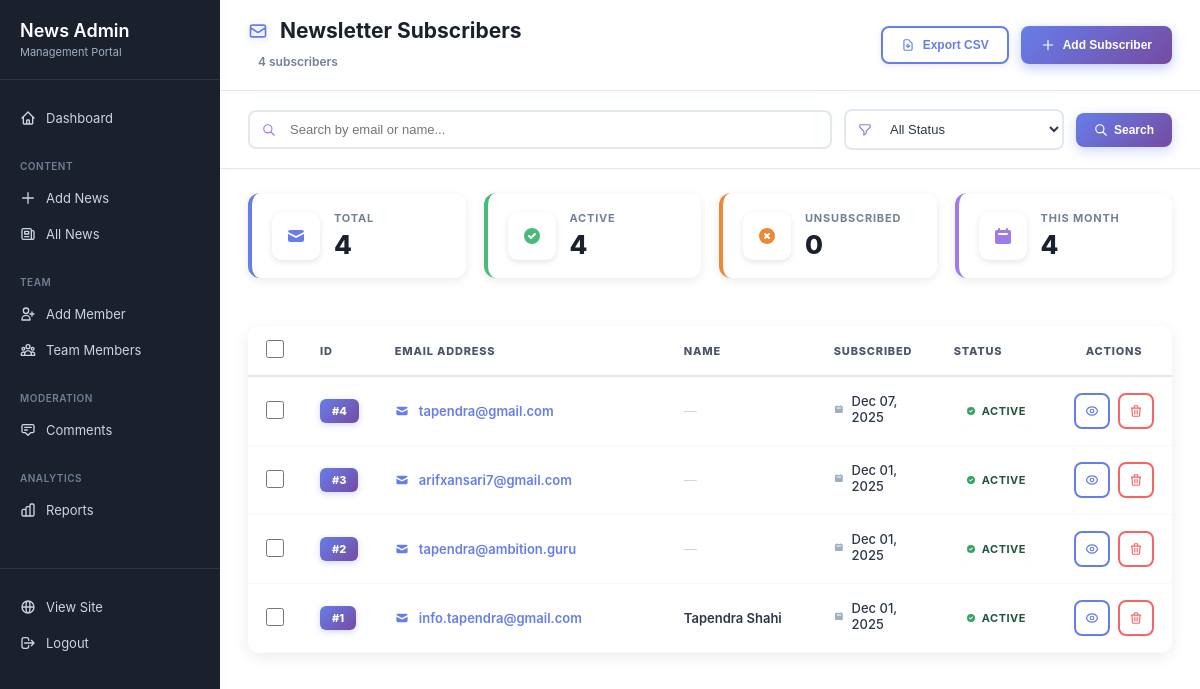
Page /custom-admin/subscribers/ (signed in) on the earlier database version.
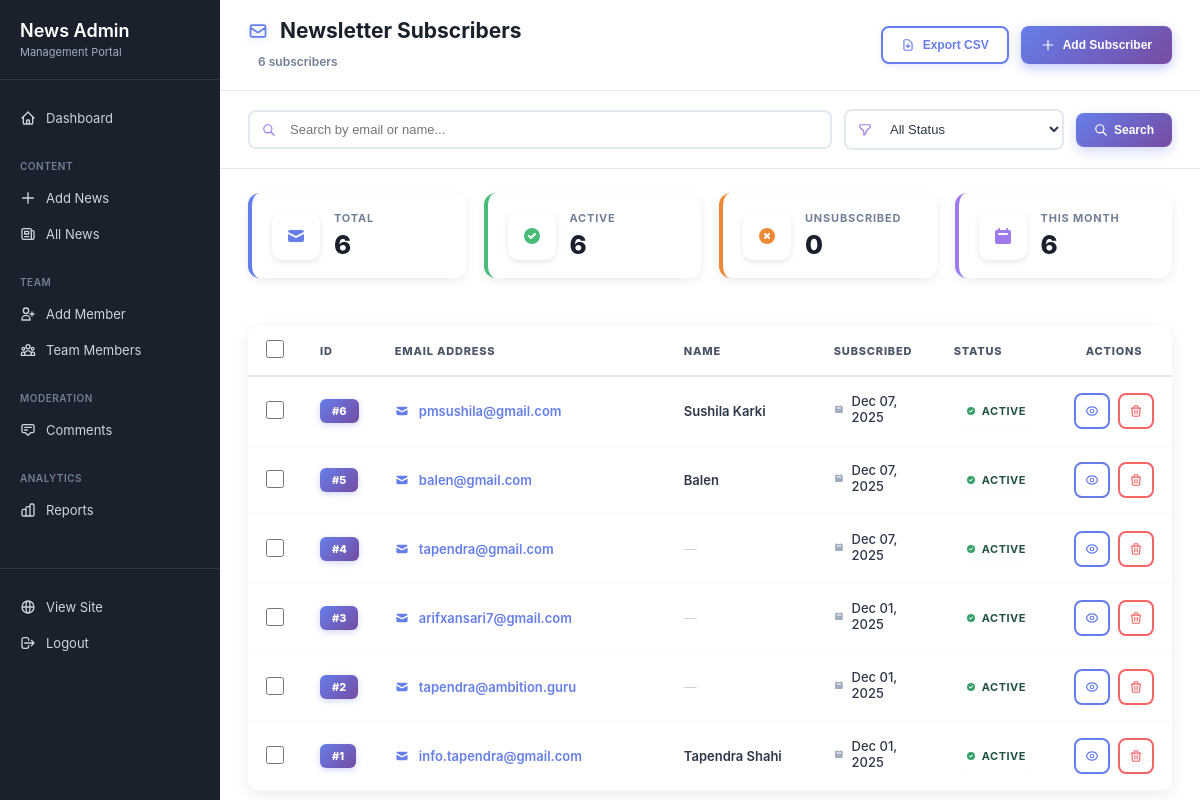
Same page on the later database version.
### news/models.py (models this page shows, shortened)
class Subscriber(models.Model):
    email = models.EmailField(unique=True)
    name = models.CharField(max_length=100, blank=True)
    is_active = models.BooleanField(default=True, help_text="Whether subscriber is active")
    subscribed_at = models.DateTimeField(auto_now_add=True)
    unsubscribed_at = models.DateTimeField(null=True, blank=True)
    class Meta:
        ordering = ['-subscribed_at']
        verbose_name = 'Subscriber'
        verbose_name_plural = 'Subscribers'

### news/admin_views.py (the view, shortened to what this page needs)
# urls.py: path('subscribers/', admin_views.admin_subscribers, name='subscribers'),
@staff_member_required
def admin_subscribers(request):
    search = request.GET.get('search', '')
    status = request.GET.get('status', '')
    subscribers = Subscriber.objects.all()
    if search:
        subscribers = subscribers.filter(
            Q(email__icontains=search) | Q(name__icontains=search)
        )
    if status == 'active':
        subscribers = subscribers.filter(is_active=True)
    elif status == 'unsubscribed':
        subscribers = subscribers.filter(is_active=False)
    total_subscribers = Subscriber.objects.count()
    active_subscribers = Subscriber.objects.filter(is_active=True).count()
    unsubscribed_count = Subscriber.objects.filter(is_active=False).count()
    first_of_month = timezone.now().replace(day=1, hour=0, minute=0, second=0, microsecond=0)
    new_this_month = Subscriber.objects.filter(subscribed_at__gte=first_of_month).count()
    context = {
        'subscribers': subscribers,
        'search': search,
        'status': status,
        'total_subscribers': total_subscribers,
        'active_subscribers': active_subscribers,
        'unsubscribed_count': unsubscribed_count,
        'new_this_month': new_this_month,
    }
    return render(request, 'admin/subscribers.html', context)

### news/templates/admin/subscribers.html (shortened to what this page needs)
{% extends 'admin/base_custom.html' %}
{% block content %}
<div class="subscribers-wrapper">
    <div class="list-header">
        <div class="header-info">
            <h1>
                <svg width="20" height="20" fill="none" stroke="currentColor" viewBox="0 0 24 24">
                    <path stroke-linecap="round" stroke-linejoin="round" stroke-width="2" d="M3 8l7.89 5.26a2 2 0 002.22 0L21 8M5 19h14a2 2 0 002-2V7a2 2 0 00-2-2H5a2 2 0 00-2 2v10a2 2 0 002 2z"/>
                </svg>
                Newsletter Subscribers
            </h1>
            <p class="header-count">{{ subscribers.count }} subscriber{{ subscribers.count|pluralize }}</p>
        </div>
        <div class="header-actions">
            <button class="btn-export" onclick="exportSubscribers()">
                <svg width="14" height="14" fill="none" stroke="currentColor" viewBox="0 0 24 24">
                    <path stroke-linecap="round" stroke-linejoin="round" stroke-width="2" d="M12 10v6m0 0l-3-3m3 3l3-3m2 8H7a2 2 0 01-2-2V5a2 2 0 012-2h5.586a1 1 0 01.707.293l5.414 5.414a1 1 0 01.293.707V19a2 2 0 01-2 2z"/>
                </svg>
                Export CSV
            </button>
            <button class="btn-primary" onclick="showAddModal()">
                <svg width="14" height="14" fill="none" stroke="currentColor" viewBox="0 0 24 24">
                    <path stroke-linecap="round" stroke-linejoin="round" stroke-width="2" d="M12 4v16m8-8H4"/>
                </svg>
                Add Subscriber
            </button>
        </div>
    </div>
    <div class="filters-bar">
        <form method="get" class="filters-form">
            <div class="filter-group">
                <input type="text" name="search" class="filter-input" placeholder="Search by email or name..." value="{{ search }}">
            </div>
            <div class="filter-group" style="max-width: 180px;">
                <select name="status" class="filter-select" onchange="this.form.submit()">
                    <option value="">All Status</option>
                </select>
            </div>
            <button type="submit" class="btn-filter">
                <svg width="14" height="14" fill="none" stroke="currentColor" viewBox="0 0 24 24">
                    <path stroke-linecap="round" stroke-linejoin="round" stroke-width="2" d="M21 21l-6-6m2-5a7 7 0 11-14 0 7 7 0 0114 0z"/>
                </svg>
                Search
            </button>
        </form>
    </div>
    <div class="stats-row">
        <div class="stat-mini stat-blue">
            <div class="stat-mini-icon">
                <svg width="20" height="20" fill="currentColor" viewBox="0 0 20 20">
                    <path d="M2.003 5.884L10 9.882l7.997-3.998A2 2 0 0016 4H4a2 2 0 00-1.997 1.884z"/>
                    <path d="M18 8.118l-8 4-8-4V14a2 2 0 002 2h12a2 2 0 002-2V8.118z"/>
                </svg>
            </div>
            <div class="stat-mini-content">
                <div class="stat-mini-label">Total</div>
                <div class="stat-mini-value">{{ total_subscribers }}</div>
            </div>
        </div>
        <div class="stat-mini stat-green">
            <div class="stat-mini-icon">
                <svg width="20" height="20" fill="currentColor" viewBox="0 0 20 20">
                    <path fill-rule="evenodd" d="M10 18a8 8 0 100-16 8 8 0 000 16zm3.707-9.293a1 1 0 00-1.414-1.414L9 10.586 7.707 9.293a1 1 0 00-1.414 1.414l2 2a1 1 0 001.414 0l4-4z"/>
                </svg>
            </div>
            <div class="stat-mini-content">
                <div class="stat-mini-label">Active</div>
                <div class="stat-mini-value">{{ active_subscribers }}</div>
            </div>
        </div>
        <div class="stat-mini stat-orange">
            <div class="stat-mini-icon">
            </div>
            <div class="stat-mini-content">
                <div class="stat-mini-label">Unsubscribed</div>
                <div class="stat-mini-value">{{ unsubscribed_count }}</div>
            </div>
        </div>
        <div class="stat-mini stat-purple">
            <div class="stat-mini-icon">
                <svg width="20" height="20" fill="currentColor" viewBox="0 0 20 20">
                    <path fill-rule="evenodd" d="M6 2a1 1 0 00-1 1v1H4a2 2 0 00-2 2v10a2 2 0 002 2h12a2 2 0 002-2V6a2 2 0 00-2-2h-1V3a1 1 0 10-2 0v1H7V3a1 1 0 00-1-1zm0 5a1 1 0 000 2h8a1 1 0 100-2H6z"/>
                </svg>
            </div>
            <div class="stat-mini-content">
                <div class="stat-mini-label">This Month</div>
                <div class="stat-mini-value">{{ new_this_month }}</div>
            </div>
        </div>
    </div>
    <div class="table-container">
        <table class="subscribers-table">
            <thead>
                <tr>
                    <th style="width: 40px;">
                        <input type="checkbox" id="selectAll" class="checkbox-input">
                    </th>
                    <th style="width: 50px;">ID</th>
                    <th>Email Address</th>
                    <th style="width: 150px;">Name</th>
                    <th style="width: 120px;">Subscribed</th>
                    <th style="width: 100px;">Status</th>
                    <th style="width: 100px; text-align: center;">Actions</th>
                </tr>
            </thead>
            <tbody>
                {% for subscriber in subscribers %}
                <tr>
                    <td>
                        <input type="checkbox" class="checkbox-input subscriber-checkbox" value="{{ subscriber.id }}">
                    </td>
                    <td>
                        <span class="id-badge">#{{ subscriber.id }}</span>
                    </td>
                    <td>
                        <div class="email-cell">
                            <svg width="14" height="14" fill="currentColor" viewBox="0 0 20 20">
                                <path d="M2.003 5.884L10 9.882l7.997-3.998A2 2 0 0016 4H4a2 2 0 00-1.997 1.884z"/>
                                <path d="M18 8.118l-8 4-8-4V14a2 2 0 002 2h12a2 2 0 002-2V8.118z"/>
                            </svg>
                            <a href="mailto:{{ subscriber.email }}" class="email-link">
                                {{ subscriber.email }}
                            </a>
                        </div>
                    </td>
                    <td>
                        {% if subscriber.name %}
                        <span class="name-text">{{ subscriber.name }}</span>
                        {% else %}
                        <span class="text-muted">—</span>
                        {% endif %}
                    </td>
                    <td class="date-cell">
                        <svg width="12" height="12" fill="currentColor" viewBox="0 0 20 20">
                            <path fill-rule="evenodd" d="M6 2a1 1 0 00-1 1v1H4a2 2 0 00-2 2v10a2 2 0 002 2h12a2 2 0 002-2V6a2 2 0 00-2-2h-1V3a1 1 0 10-2 0v1H7V3a1 1 0 00-1-1zm0 5a1 1 0 000 2h8a1 1 0 100-2H6z"/>
                        </svg>
                        <span>{{ subscriber.subscribed_at|date:"M d, Y" }}</span>
                    </td>
                    <td>
                        {% if subscriber.is_active %}
                        <span class="status-badge status-active">
                            <svg width="10" height="10" fill="currentColor" viewBox="0 0 20 20">
                                <path fill-rule="evenodd" d="M10 18a8 8 0 100-16 8 8 0 000 16zm3.707-9.293a1 1 0 00-1.414-1.414L9 10.586 7.707 9.293a1 1 0 00-1.414 1.414l2 2a1 1 0 001.414 0l4-4z"/>
                            </svg>
                            Active
                        </span>
                        {% endif %}
                    </td>
                    <td>
                        <div class="action-buttons">
                            <button class="btn-action btn-view" title="View Details" onclick="viewSubscriber({{ subscriber.id }})">
                            </button>
                            <button class="btn-action btn-delete" title="Delete" onclick="deleteSubscriber({{ subscriber.id }}, '{{ subscriber.email }}')">
                                <svg width="14" height="14" fill="none" stroke="currentColor" viewBox="0 0 24 24">
                                    <path stroke-linecap="round" stroke-linejoin="round" stroke-width="2" d="M19 7l-.867 12.142A2 2 0 0116.138 21H7.862a2 2 0 01-1.995-1.858L5 7m5 4v6m4-6v6m1-10V4a1 1 0 00-1-1h-4a1 1 0 00-1 1v3M4 7h16"/>
                                </svg>
                            </button>
                        </div>
                    </td>
                </tr>
                {% endfor %}
            </tbody>
        </table>
    </div>
</div>
{% endblock %}

### news/templates/admin/base_custom.html (shortened to what this page needs)
{% load static %}
<!DOCTYPE html>
<html lang="en">
<head>
</head>
<body>
    <div class="container">
        <aside class="sidebar">
            <div class="sidebar-header">
                <h2>News Admin</h2>
                <p>Management Portal</p>
            </div>
            <nav>
                <a href="{% url 'custom_admin:dashboard' %}" class="menu-item {% if request.resolver_match.url_name == 'dashboard' %}active{% endif %}">
                    <svg fill="none" stroke="currentColor" viewBox="0 0 24 24">
                        <path stroke-linecap="round" stroke-linejoin="round" stroke-width="2" d="M3 12l2-2m0 0l7-7 7 7M5 10v10a1 1 0 001 1h3m10-11l2 2m-2-2v10a1 1 0 01-1 1h-3m-6 0a1 1 0 001-1v-4a1 1 0 011-1h2a1 1 0 011 1v4a1 1 0 001 1m-6 0h6"/>
                    </svg>
                    <span>Dashboard</span>
                </a>
                <div class="menu-section">
                    <div class="menu-section-title">Content</div>
                    <a href="{% url 'custom_admin:news_create' %}" class="menu-item {% if request.resolver_match.url_name == 'news_create' %}active{% endif %}">
                        <svg fill="none" stroke="currentColor" viewBox="0 0 24 24">
                            <path stroke-linecap="round" stroke-linejoin="round" stroke-width="2" d="M12 4v16m8-8H4"/>
                        </svg>
                        <span>Add News</span>
                    </a>
                    <a href="{% url 'custom_admin:news_list' %}" class="menu-item {% if request.resolver_match.url_name == 'news_list' or request.resolver_match.url_name == 'news_edit' %}active{% endif %}">
                        <svg fill="none" stroke="currentColor" viewBox="0 0 24 24">
                            <path stroke-linecap="round" stroke-linejoin="round" stroke-width="2" d="M19 20H5a2 2 0 01-2-2V6a2 2 0 012-2h10a2 2 0 012 2v1m2 13a2 2 0 01-2-2V7m2 13a2 2 0 002-2V9a2 2 0 00-2-2h-2m-4-3H9M7 16h6M7 8h6v4H7V8z"/>
                        </svg>
                        <span>All News</span>
                    </a>
                </div>
                <div class="menu-section">
                    <div class="menu-section-title">Team</div>
                    <a href="{% url 'custom_admin:team_create' %}" class="menu-item {% if request.resolver_match.url_name == 'team_create' %}active{% endif %}">
                        <svg fill="none" stroke="currentColor" viewBox="0 0 24 24">
                            <path stroke-linecap="round" stroke-linejoin="round" stroke-width="2" d="M18 9v3m0 0v3m0-3h3m-3 0h-3m-2-5a4 4 0 11-8 0 4 4 0 018 0zM3 20a6 6 0 0112 0v1H3v-1z"/>
                        </svg>
                        <span>Add Member</span>
                    </a>
                    <a href="{% url 'custom_admin:team_list' %}" class="menu-item {% if request.resolver_match.url_name == 'team_list' or request.resolver_match.url_name == 'team_edit' %}active{% endif %}">
                        <span>Team Members</span>
                    </a>
                </div>
                <div class="menu-section">
                    <div class="menu-section-title">Moderation</div>
                    <a href="{% url 'custom_admin:comments_list' %}" class="menu-item {% if 'comment' in request.resolver_match.url_name %}active{% endif %}">
                        <svg fill="none" stroke="currentColor" viewBox="0 0 24 24">
                            <path stroke-linecap="round" stroke-linejoin="round" stroke-width="2" d="M7 8h10M7 12h4m1 8l-4-4H5a2 2 0 01-2-2V6a2 2 0 012-2h14a2 2 0 012 2v8a2 2 0 01-2 2h-3l-4 4z"/>
                        </svg>
                        <span>Comments</span>
                    </a>
                </div>
                <div class="menu-section">
                    <div class="menu-section-title">Analytics</div>
                    <a href="{% url 'custom_admin:reports' %}" class="menu-item {% if request.resolver_match.url_name == 'reports' %}active{% endif %}">
                        <span>Reports</span>
                    </a>
                </div>
                <div class="menu-section" style="margin-top: 40px; border-top: 1px solid rgba(255,255,255,0.1); padding-top: 20px;">
                    <a href="/" class="menu-item">
                        <svg fill="none" stroke="currentColor" viewBox="0 0 24 24">
                            <path stroke-linecap="round" stroke-linejoin="round" stroke-width="2" d="M21 12a9 9 0 01-9 9m9-9a9 9 0 00-9-9m9 9H3m9 9a9 9 0 01-9-9m9 9c1.657 0 3-4.03 3-9s-1.343-9-3-9m0 18c-1.657 0-3-4.03-3-9s1.343-9 3-9m-9 9a9 9 0 019-9"/>
                        </svg>
                        <span>View Site</span>
                    </a>
                    <a href="{% url 'custom_admin:logout' %}" class="menu-item">
                        <svg fill="none" stroke="currentColor" viewBox="0 0 24 24">
                            <path stroke-linecap="round" stroke-linejoin="round" stroke-width="2" d="M17 16l4-4m0 0l-4-4m4 4H7m6 4v1a3 3 0 01-3 3H6a3 3 0 01-3-3V7a3 3 0 013-3h4a3 3 0 013 3v1"/>
                        </svg>
                        <span>Logout</span>
                    </a>
                </div>
            </nav>
        </aside>
        <main class="main-content">
            {% block content %}{% endblock %}
        </main>
    </div>
</body>
</html>

Differences in the rows shown:
added Subscriber: id "6", email "pmsushila@gmail.com", name "Sushila Karki", subscribed_at "Dec 07, 2025", is_active True (drawn)
added Subscriber: id "5", email "balen@gmail.com", name "Balen", subscribed_at "Dec 07, 2025", is_active True (drawn)
Other differences:
{{ subscribers.count }}: "4" → "6"
{{ total_subscribers }}: "4" → "6"
{{ active_subscribers }}: "4" → "6"
{{ new_this_month }}: "4" → "6"
